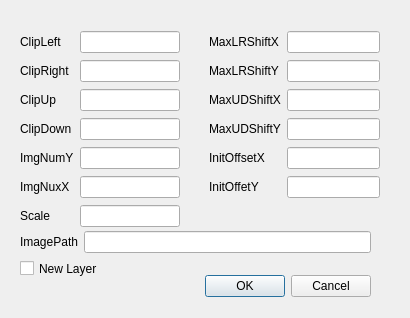
<?xml version="1.0" encoding="UTF-8"?>
<ui version="4.0">
 <class>CparaDialog</class>
 <widget class="QDialog" name="CparaDialog">
  <property name="geometry">
   <rect>
    <x>0</x>
    <y>0</y>
    <width>410</width>
    <height>318</height>
   </rect>
  </property>
  <property name="windowTitle">
   <string>Dialog</string>
  </property>
  <widget class="QDialogButtonBox" name="buttonBox">
   <property name="geometry">
    <rect>
     <x>30</x>
     <y>270</y>
     <width>341</width>
     <height>32</height>
    </rect>
   </property>
   <property name="orientation">
    <enum>Qt::Horizontal</enum>
   </property>
   <property name="standardButtons">
    <set>QDialogButtonBox::Cancel|QDialogButtonBox::Ok</set>
   </property>
  </widget>
  <widget class="QWidget" name="gridLayoutWidget">
   <property name="geometry">
    <rect>
     <x>20</x>
     <y>30</y>
     <width>160</width>
     <height>198</height>
    </rect>
   </property>
   <layout class="QGridLayout" name="gridLayout">
    <item row="2" column="1">
     <widget class="QLineEdit" name="clip_u"/>
    </item>
    <item row="2" column="0">
     <widget class="QLabel" name="label">
      <property name="text">
       <string>ClipUp</string>
      </property>
     </widget>
    </item>
    <item row="1" column="0">
     <widget class="QLabel" name="CLIP_R">
      <property name="text">
       <string>ClipRight</string>
      </property>
     </widget>
    </item>
    <item row="4" column="0">
     <widget class="QLabel" name="label_3">
      <property name="text">
       <string>ImgNumY</string>
      </property>
     </widget>
    </item>
    <item row="3" column="0">
     <widget class="QLabel" name="label_2">
      <property name="text">
       <string>ClipDown</string>
      </property>
     </widget>
    </item>
    <item row="3" column="1">
     <widget class="QLineEdit" name="clip_d"/>
    </item>
    <item row="5" column="0">
     <widget class="QLabel" name="label_4">
      <property name="text">
       <string>ImgNuxX</string>
      </property>
     </widget>
    </item>
    <item row="4" column="1">
     <widget class="QLineEdit" name="img_num_h"/>
    </item>
    <item row="1" column="1">
     <widget class="QLineEdit" name="clip_r"/>
    </item>
    <item row="0" column="0">
     <widget class="QLabel" name="CLIP_L">
      <property name="text">
       <string>ClipLeft</string>
      </property>
     </widget>
    </item>
    <item row="0" column="1">
     <widget class="QLineEdit" name="clip_l"/>
    </item>
    <item row="5" column="1">
     <widget class="QLineEdit" name="img_num_w"/>
    </item>
    <item row="6" column="0">
     <widget class="QLabel" name="label_13">
      <property name="text">
       <string>Scale</string>
      </property>
     </widget>
    </item>
    <item row="6" column="1">
     <widget class="QLineEdit" name="rescale"/>
    </item>
   </layout>
  </widget>
  <widget class="QWidget" name="gridLayoutWidget_2">
   <property name="geometry">
    <rect>
     <x>209</x>
     <y>30</y>
     <width>171</width>
     <height>169</height>
    </rect>
   </property>
   <layout class="QGridLayout" name="gridLayout_2">
    <item row="1" column="1">
     <widget class="QLineEdit" name="max_lr_yshift"/>
    </item>
    <item row="2" column="0">
     <widget class="QLabel" name="label_7">
      <property name="text">
       <string>MaxUDShiftX</string>
      </property>
     </widget>
    </item>
    <item row="3" column="0">
     <widget class="QLabel" name="label_8">
      <property name="text">
       <string>MaxUDShiftY</string>
      </property>
     </widget>
    </item>
    <item row="1" column="0">
     <widget class="QLabel" name="label_6">
      <property name="text">
       <string>MaxLRShiftY</string>
      </property>
     </widget>
    </item>
    <item row="3" column="1">
     <widget class="QLineEdit" name="max_ud_yshift"/>
    </item>
    <item row="4" column="0">
     <widget class="QLabel" name="label_10">
      <property name="text">
       <string>InitOffsetX</string>
      </property>
     </widget>
    </item>
    <item row="0" column="0">
     <widget class="QLabel" name="label_5">
      <property name="text">
       <string>MaxLRShiftX</string>
      </property>
     </widget>
    </item>
    <item row="0" column="1">
     <widget class="QLineEdit" name="max_lr_xshift"/>
    </item>
    <item row="2" column="1">
     <widget class="QLineEdit" name="max_ud_xshift"/>
    </item>
    <item row="4" column="1">
     <widget class="QLineEdit" name="init_offset_x"/>
    </item>
    <item row="5" column="0">
     <widget class="QLabel" name="label_11">
      <property name="text">
       <string>InitOffetY</string>
      </property>
     </widget>
    </item>
    <item row="5" column="1">
     <widget class="QLineEdit" name="init_offset_y"/>
    </item>
   </layout>
  </widget>
  <widget class="QWidget" name="layoutWidget">
   <property name="geometry">
    <rect>
     <x>20</x>
     <y>230</y>
     <width>351</width>
     <height>24</height>
    </rect>
   </property>
   <layout class="QHBoxLayout" name="horizontalLayout">
    <item>
     <widget class="QLabel" name="label_9">
      <property name="text">
       <string>ImagePath</string>
      </property>
     </widget>
    </item>
    <item>
     <widget class="QLineEdit" name="img_path"/>
    </item>
   </layout>
  </widget>
  <widget class="QCheckBox" name="new_layer">
   <property name="geometry">
    <rect>
     <x>20</x>
     <y>260</y>
     <width>81</width>
     <height>17</height>
    </rect>
   </property>
   <property name="text">
    <string>New Layer</string>
   </property>
  </widget>
 </widget>
 <resources/>
 <connections>
  <connection>
   <sender>buttonBox</sender>
   <signal>accepted()</signal>
   <receiver>CparaDialog</receiver>
   <slot>accept()</slot>
   <hints>
    <hint type="sourcelabel">
     <x>248</x>
     <y>254</y>
    </hint>
    <hint type="destinationlabel">
     <x>157</x>
     <y>274</y>
    </hint>
   </hints>
  </connection>
  <connection>
   <sender>buttonBox</sender>
   <signal>rejected()</signal>
   <receiver>CparaDialog</receiver>
   <slot>reject()</slot>
   <hints>
    <hint type="sourcelabel">
     <x>316</x>
     <y>260</y>
    </hint>
    <hint type="destinationlabel">
     <x>286</x>
     <y>274</y>
    </hint>
   </hints>
  </connection>
 </connections>
</ui>
